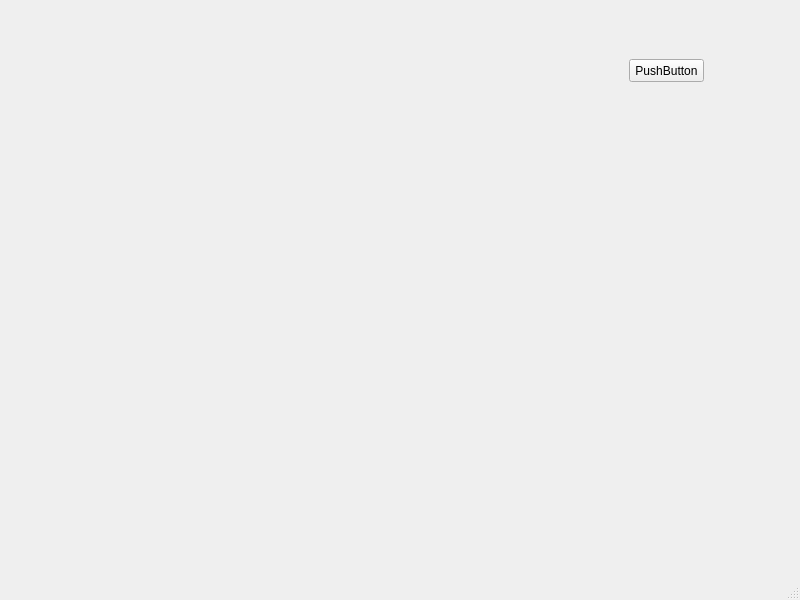
<?xml version="1.0" encoding="UTF-8"?>
<ui version="4.0">
 <class>MainWindow</class>
 <widget class="QMainWindow" name="MainWindow">
  <property name="geometry">
   <rect>
    <x>0</x>
    <y>0</y>
    <width>800</width>
    <height>600</height>
   </rect>
  </property>
  <property name="windowTitle">
   <string>MainWindow</string>
  </property>
  <widget class="QWidget" name="centralwidget">
   <layout class="QGridLayout" name="gridLayout_2">
    <item row="0" column="0">
     <widget class="QCustomPlot" name="widget" native="true">
      <widget class="QPushButton" name="pushButton">
       <property name="geometry">
        <rect>
         <x>620</x>
         <y>50</y>
         <width>75</width>
         <height>23</height>
        </rect>
       </property>
       <property name="text">
        <string>PushButton</string>
       </property>
      </widget>
     </widget>
    </item>
   </layout>
  </widget>
  <widget class="QMenuBar" name="menubar">
   <property name="geometry">
    <rect>
     <x>0</x>
     <y>0</y>
     <width>800</width>
     <height>23</height>
    </rect>
   </property>
  </widget>
  <widget class="QStatusBar" name="statusbar"/>
 </widget>
 <customwidgets>
  <customwidget>
   <class>QCustomPlot</class>
   <extends>QWidget</extends>
   <header>qcustomplot.h</header>
   <container>1</container>
  </customwidget>
 </customwidgets>
 <resources/>
 <connections/>
</ui>
